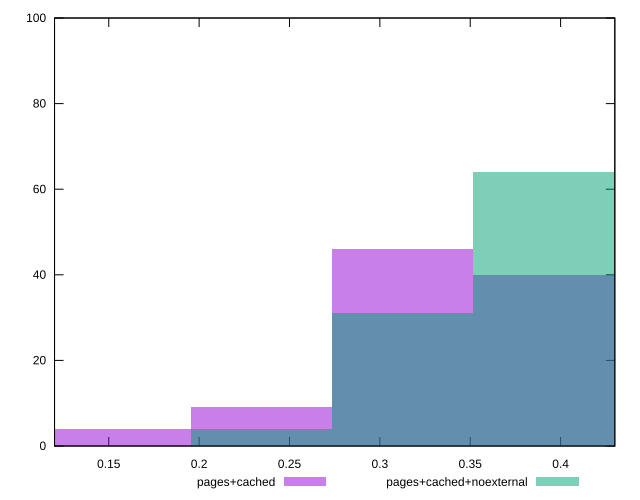

Here is the gnuplot script that generated this plot:
reset

$pagesCached <<EOF
0.3124125870898501 46
0.39051573386231264 40
0.23430944031738757 9
0.15620629354492505 4
0.46861888063477514 1
EOF

$pagesCachedNoexternal <<EOF
0.39051573386231264 64
0.3124125870898501 31
0.46861888063477514 1
0.23430944031738757 4
EOF

set key outside below
set boxwidth 0.07810314677246252
set xrange [0.12:0.43]
set yrange [0:100]
set trange [0:100]
set style fill transparent solid 0.5 noborder
set terminal svg size 640, 500 enhanced background rgb 'white'
set output "reprap/meta/score/comparison/histogram/1_vs_2.svg"

plot $pagesCached title "pages+cached" with boxes, \
     $pagesCachedNoexternal title "pages+cached+noexternal" with boxes

reset
